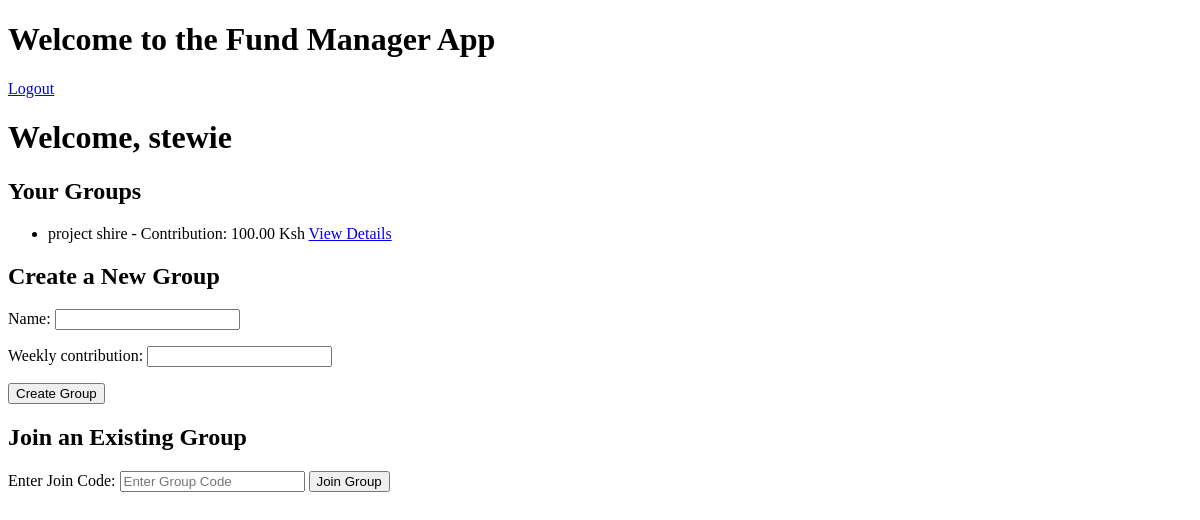
The app's page / (signed in), older data.
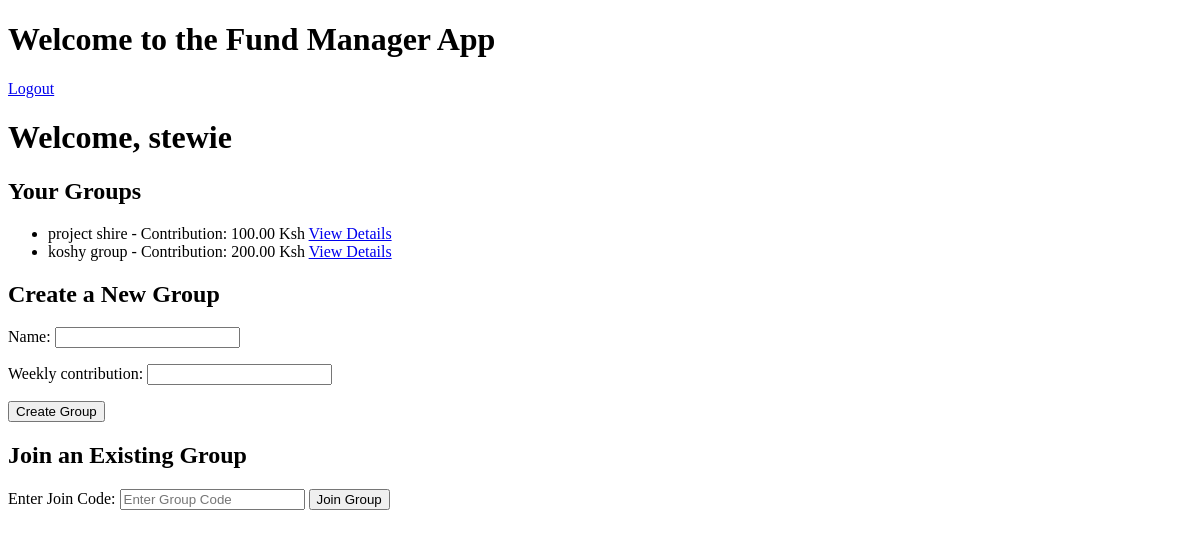
The same page, newer data.
### contributions/models.py (models this page shows, shortened)
class Group(models.Model):
    name = models.CharField(max_length=100)
    members = models.ManyToManyField(User)
    weekly_contribution = models.DecimalField(max_digits=10, decimal_places=2)
    interest_rate = models.DecimalField(max_digits=5, decimal_places=2, default=25)
    admin = models.ForeignKey(User, on_delete=models.CASCADE, related_name='admin_groups')
    join_code = models.CharField(max_length=8, blank=True, null=True)
    created_at = models.DateTimeField(auto_now_add=True)

### contributions/views.py (the view, shortened to what this page needs)
# urls.py: path('', views.dashboard, name='dashboard'),
@login_required
def dashboard(request):
    groups = Group.objects.filter(members=request.user)
    group_form = GroupForm()
    return render(request, 'contributions/dashboard.html', {
        'groups': groups,
        'group_form': group_form
    })

### contributions/forms.py
class GroupForm(forms.ModelForm):
    class Meta:
        model = Group
        fields = ['name', 'weekly_contribution']

### contributions/templates/contributions/dashboard.html (shortened to what this page needs)
{% extends 'contributions/base.html' %}
{% block content %}
<h1>Welcome, {{ user.username }}</h1>
<h2>Your Groups</h2>
{% if groups %}
    <ul>
        {% for group in groups %}
            <li>
                {{ group.name }} - Contribution: {{ group.weekly_contribution }} Ksh
                <a href="{% url 'group_detail' group.id %}">View Details</a>
            </li>
        {% endfor %}
    </ul>
{% else %}
    <p>You are not part of any groups yet.</p>
{% endif %}
<h2>Create a New Group</h2>
<form method="post" action="{% url 'create_group' %}">
    {{ group_form.as_p }}
    <button type="submit">Create Group</button>
</form>
<h2>Join an Existing Group</h2>
<form method="post" action="{% url 'join_group' %}">
    <label for="group_code">Enter Join Code:</label>
    <input type="text" name="group_code" title="Group Code" placeholder="Enter Group Code" required>
    <button type="submit">Join Group</button>
</form>
{% endblock %}

### contributions/templates/contributions/base.html (shortened to what this page needs)
<!DOCTYPE html>
<html lang="en">
<head>
</head>
<body>
    <header>
        <h1>Welcome to the Fund Manager App</h1>
        {% if user.is_authenticated %}
            <a href="{% url 'logout' %}">Logout</a>
        {% else %}
            <a href="{% url 'login' %}">Login</a>
        {% endif %}
    </header>
    <main>
        {% block content %}{% endblock %}
    </main>
</body>
</html>

Row changes from the older to the newer data that the page shows:
added Group: name "koshy group", weekly_contribution "200.00"
